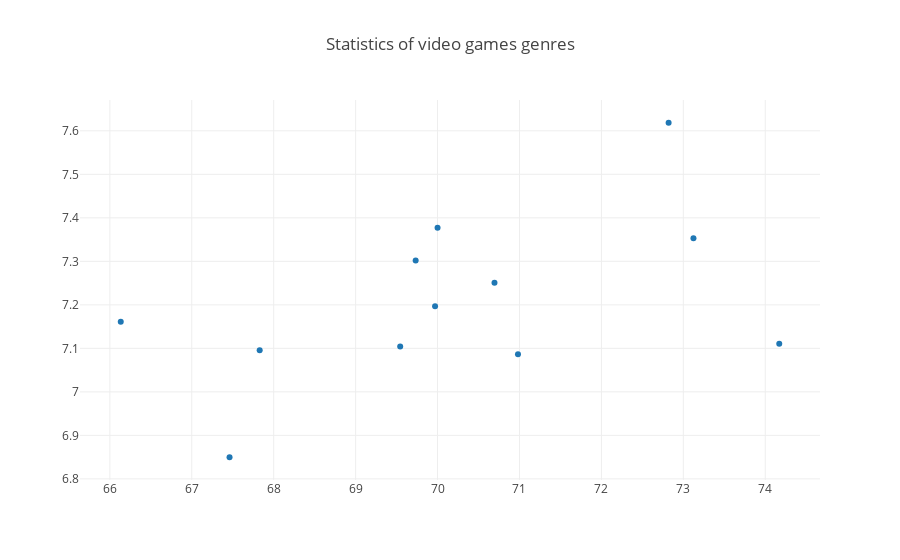

Source (notebook cell):
### Code cell
trace0 = go.Scatter(
    x=genres_df.Critic_Score,
    y=genres_df.User_Score,
    mode = 'markers'
)

data = [trace0]
layout = {'title': 'Statistics of video games genres'}

fig = go.Figure(data=data, layout=layout)

iplot(fig, show_link=False)

### Figure 1 — Plotly figure (JSON) as saved in the notebook; plotly's stock layout.template omitted (floating-point values rounded to 4 significant figures)
{"data": [{"mode": "markers", "type": "scatter", "uid": "8653df62-cb27-11e8-b230-a0c589446c76", "x": [67.83, 66.13, 69.73, 67.46, 70, 70.69, 69.54, 72.82, 70.98, 69.97, 74.17, 73.12], "y": [7.096, 7.161, 7.302, 6.85, 7.377, 7.251, 7.104, 7.619, 7.086, 7.197, 7.111, 7.353]}], "layout": {"title": "Statistics of video games genres"}}
